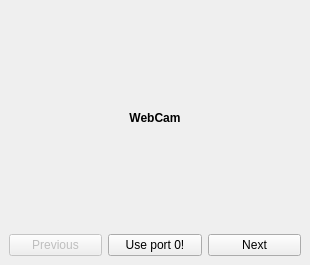
<?xml version="1.0" encoding="UTF-8"?>
<ui version="4.0">
 <class>WebCam</class>
 <widget class="QMainWindow" name="WebCam">
  <property name="geometry">
   <rect>
    <x>0</x>
    <y>0</y>
    <width>310</width>
    <height>265</height>
   </rect>
  </property>
  <property name="sizePolicy">
   <sizepolicy hsizetype="Preferred" vsizetype="Preferred">
    <horstretch>0</horstretch>
    <verstretch>0</verstretch>
   </sizepolicy>
  </property>
  <property name="minimumSize">
   <size>
    <width>200</width>
    <height>200</height>
   </size>
  </property>
  <property name="windowTitle">
   <string>ThermoGUI - Webcam</string>
  </property>
  <property name="windowIcon">
   <iconset>
    <normaloff>img/logo-webcam.png</normaloff>img/logo-webcam.png</iconset>
  </property>
  <widget class="QWidget" name="centralwidget">
   <layout class="QVBoxLayout" name="verticalLayout">
    <item>
     <widget class="QLabel" name="webcam_view">
      <property name="sizePolicy">
       <sizepolicy hsizetype="MinimumExpanding" vsizetype="MinimumExpanding">
        <horstretch>0</horstretch>
        <verstretch>0</verstretch>
       </sizepolicy>
      </property>
      <property name="minimumSize">
       <size>
        <width>150</width>
        <height>150</height>
       </size>
      </property>
      <property name="autoFillBackground">
       <bool>true</bool>
      </property>
      <property name="text">
       <string>&lt;html&gt;&lt;head/&gt;&lt;body&gt;&lt;p align=&quot;center&quot;&gt;&lt;span style=&quot; font-weight:600;&quot;&gt;WebCam&lt;/span&gt;&lt;/p&gt;&lt;/body&gt;&lt;/html&gt;</string>
      </property>
      <property name="textFormat">
       <enum>Qt::RichText</enum>
      </property>
      <property name="scaledContents">
       <bool>true</bool>
      </property>
     </widget>
    </item>
    <item>
     <layout class="QHBoxLayout" name="horizontalLayout">
      <item>
       <widget class="QPushButton" name="previous_button">
        <property name="enabled">
         <bool>false</bool>
        </property>
        <property name="text">
         <string>Previous</string>
        </property>
       </widget>
      </item>
      <item>
       <widget class="QPushButton" name="ok_button">
        <property name="text">
         <string>Use port 0!</string>
        </property>
       </widget>
      </item>
      <item>
       <widget class="QPushButton" name="next_button">
        <property name="text">
         <string>Next</string>
        </property>
       </widget>
      </item>
     </layout>
    </item>
   </layout>
  </widget>
 </widget>
 <resources/>
 <connections/>
</ui>
